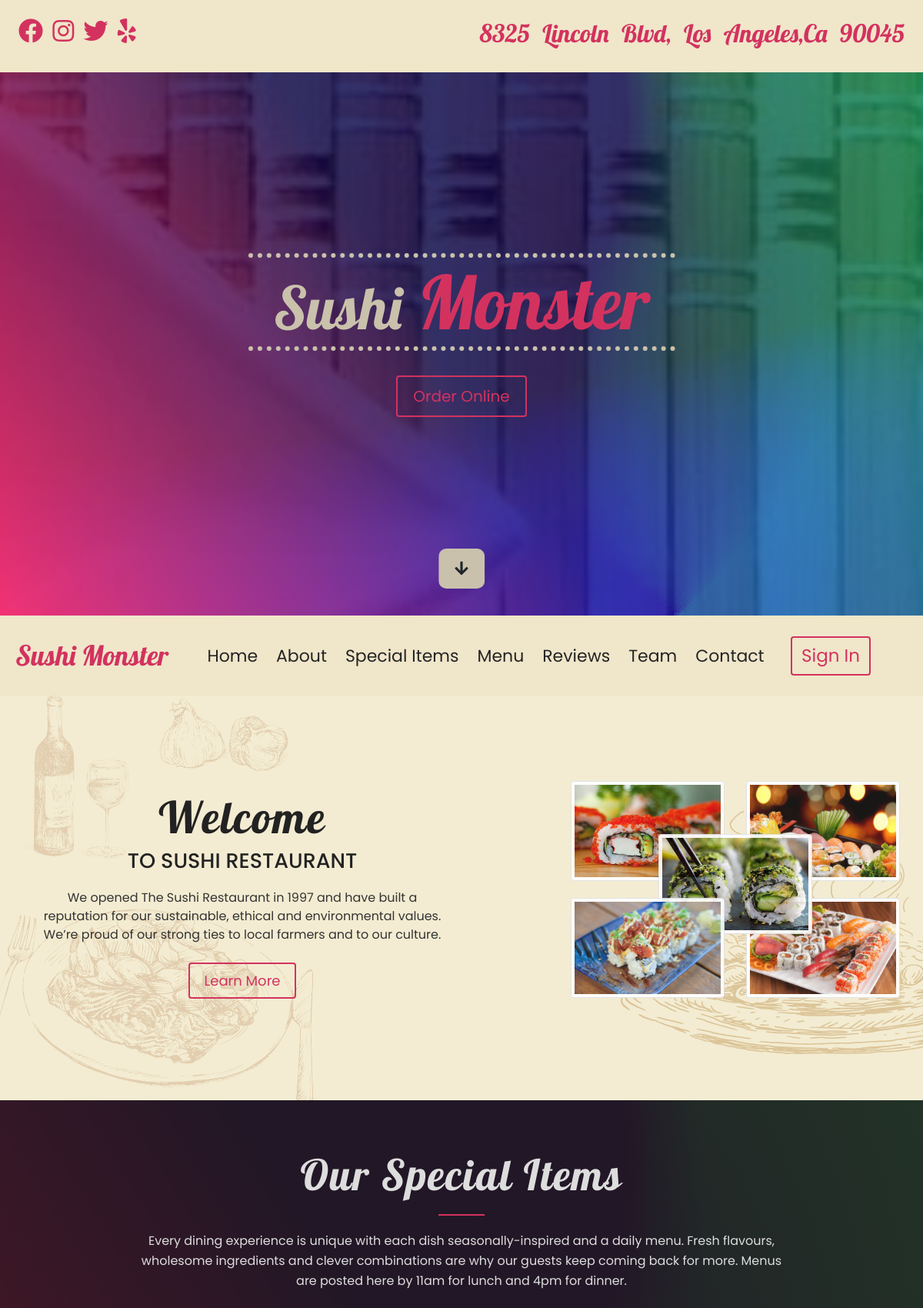
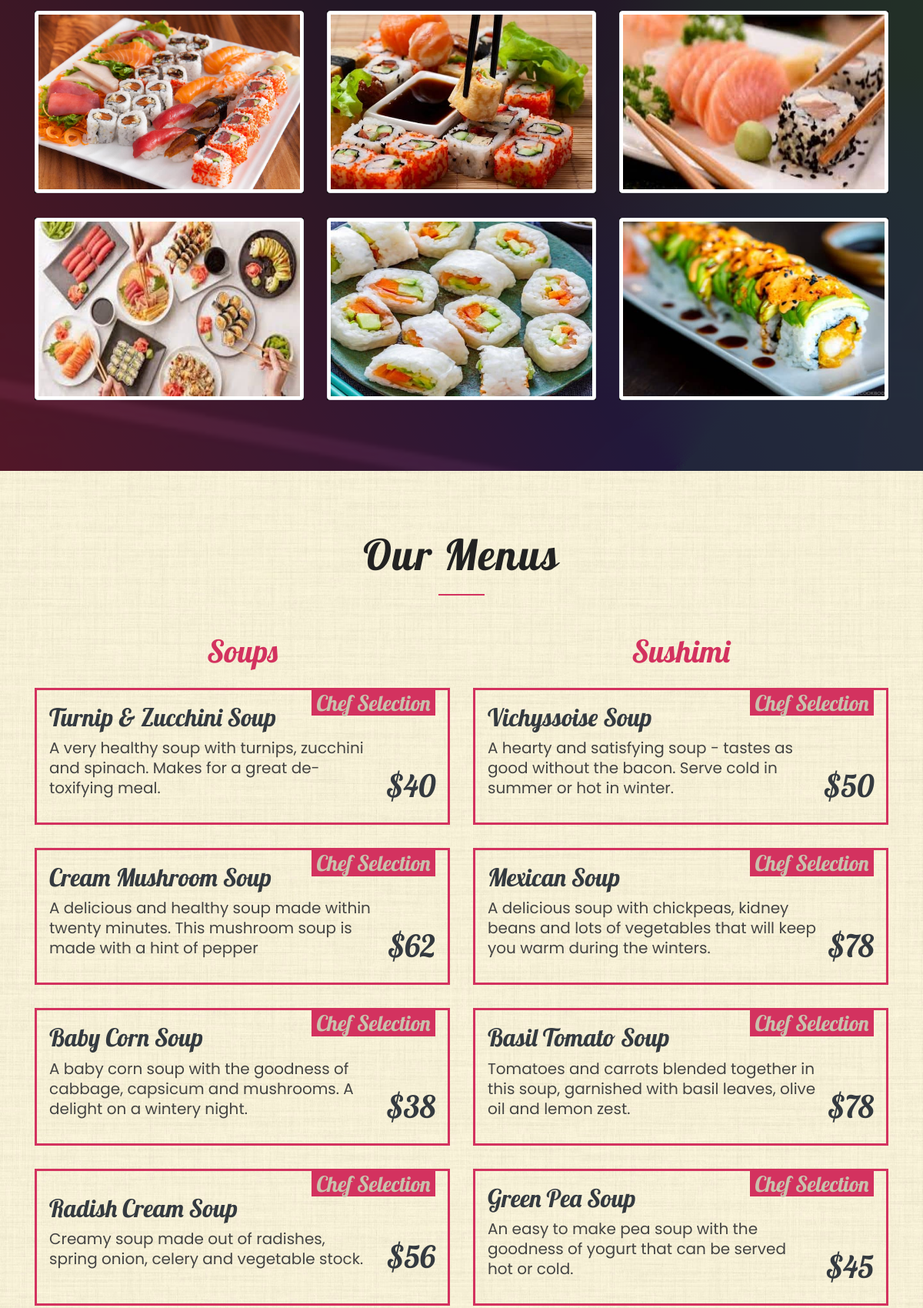
The page / (upper part) on the database its author committed (2 pictures, top to bottom).
### tables this page shows
CREATE TABLE `menu` (
  `menu_id` int(50) NOT NULL,
  `title` varchar(200) NOT NULL,
  `description` varchar(300) NOT NULL,
  `price` varchar(50) NOT NULL
);

### index.php (the view, shortened to what this page needs)
<?php
include "header.php";
?>
    <div class="container-fluid info p-3" id="top-icons">
        <div class="row">
            <div class="col d-flex justify-content-between align items-baseline flex-wrap ">
                <div class="info-icons p-2">
                    <a href="#" class="mr-2 primary-color"><i class="fab fa-facebook fa-2x"></i></a>
                    <a href="#" class="mr-2 primary-color"><i class="fab fa-instagram fa-2x"></i></a>
                    <a href="#" class="mr-2 primary-color"><i class="fab fa-twitter fa-2x"></i></a>
                    <a href="#" class="mr-2 primary-color"><i class="fab fa-yelp fa-2x"></i></a>
                </div>
                <h2 class="primary-color p-2 text-capitalize">8325 lincoln blvd, los angeles,ca 90045</h2>
            </div>
        </div>
    </div>
    <header id="header">
        <div class="container">
            <div class="row height-90 align-items-center justify-content-center">
                <div class="col">
                    <div class="banner text-center">
                        <h1 class="display-1 text-capitalize w-50 mx-auto">
                            <small>sushi</small>
                            <strong class="primary-color">monster</strong>
                        </h1>
                        <a href="" class="btn main-btn sushi-btn my-4 text-capitalize">order online</a>
                    </div>
                </div>
            </div>
        </div>
        <a href="#special-items" class="btn header-link primary color"><i class="fas fa-arrow-down"></i> </a>
    </header>
    <?php
        include "navbar.php";
    ?>
    <section id="about" class="py-5" >
        <div class="container">
            <div class="row">
                <div class="col-md-6 my-4" data-aos="fade-left" data-aos-duration="1000">
                    <h1 class="text-capitalize display-3">Welcome</h1>
                    <p class="sub-tittle">TO sushi Restaurant</p>
                    <p>We opened The Sushi Restaurant in 1997 and have built a reputation for our sustainable, ethical and environmental values.  We’re proud of our strong ties to local farmers and to our culture.</p>
                    <a href="about.php" class="btn main-btn my-2 text-capitalize">Learn more</a>
                </div>
                <div class="col-md-6 about-pictures my-4 d-none d-lg-block" data-aos="fade-right" data-aos-duration="1000">
                    <img src="img/unnamed.jpg" alt="menu" class="img-1 img-thumbnail about-image">
                    <img src="img/1800ss_thinkstock_rf_avocado_sushi.jpg" alt="menu" class="img-2 img-thumbnail about-image">
                    <img src="img/sushi-erika-miami-credit-fujifilmgirl-24.jpg" alt="menu" class="img-3 img-thumbnail about-image">
                    <img src="img/5e4efe32f0201416265717e3.jpg" alt="menu" class="img-4 img-thumbnail about-image">
                    <img src="img/sushi_and_sashimi_for_two.0.jpg" alt="menu" class="img-5 img-thumbnail about-image">
                </div>
            </div>
        </div>
    </section>
    <section class="py-5" id="special-items">
        <div class="container my-3" data-aos="fade-up" data-aos-duration="1000">
            <div class="row parent-container">
                <div class="heading border_btom text-white">
                    <h2>Our Special Items</h2>
                    <p>Every dining experience is unique with each dish seasonally-inspired and a daily menu. Fresh flavours, wholesome ingredients and clever combinations are why our guests keep coming back for more. Menus are posted here by 11am for lunch and 4pm for dinner. </p>
                </div>
                <div class="col-10 mx-auto col-sm-6 col-lg-4 my-3">
                    <div class="item-container">
                        <img src="img/sushi_and_sashimi_for_two.0.jpg" class="img-fluid img-thumbnail item-img" alt="menu-item">
                    </div>
                </div>
                <div class="col-10 mx-auto col-sm-6 col-lg-4 my-3">
                    <div class="item-container">
                        <img src="img/Sushi.jpg" class="img-fluid img-thumbnail item-img" alt="menu-item">
                    </div>
                </div>
                <div class="col-10 mx-auto col-sm-6 col-lg-4 my-3">
                    <div class="item-container">
                        <img src="img/images -(2).jpg" class="img-fluid img-thumbnail item-img" alt="menu-item">
                    </div>
                </div>
                <div class="col-10 mx-auto col-sm-6 col-lg-4 my-3">
                    <div class="item-container">
                        <img src="img/images-- (1).jpg" class="img-fluid img-thumbnail item-img" alt="menu-item">
                    </div>
                </div>
                <div class="col-10 mx-auto col-sm-6 col-lg-4 my-3">
                    <div class="item-container">
                        <img src="img/rice--paper-sushi-image.jpg" class="img-fluid img-thumbnail item-img" alt="menu-item">
                    </div>
                </div>
                <div class="col-10 mx-auto col-sm-6 col-lg-4 my-3">
                    <div class="item-container">
                        <img src="img/Dragon---Roll-0286-I-500x375.jpg" class="img-fluid img-thumbnail item-img" alt="menu-item">
                    </div>
                </div>
            </div>
        </div>
    </section>
    <section id="menu">
        <div class="container" data-aos="zoom-in" data-aos-duration="1000">
            <div class="row">
                <div class="heading border_btom">
                    <h2>Our Menus</h2>
                </div>
                <div class="col-md-12">
                    <?php
                      include "admin/inc/connection.php";
                      $query = "SELECT * FROM menu ORDER BY menu_id DESC LIMIT 8";
                      $result = mysqli_query($connection,$query) or die("Failed");
                      $count = mysqli_num_rows($result);
                                  if($count > 0){
                    ?>
                    <div class="row my-3">
                        <div class="col">
                            <h1 class="primary-color text-center">Soups</h1>
                        </div>
                        <div class="col">
                            <h1 class="primary-color text-center">Sushimi</h1>
                        </div>
                    </div>
                    <div class="special_wrap">
                    <?php
                        while($row = mysqli_fetch_assoc($result)){
                    ?>
                        <div class="single-item p-3 special">
                            <div class="single-item-text">
                                <h2 class="text-capitalize text-dark"><?php echo $row['title']; ?></h2>
                                <p><?php echo $row['description']; ?></p>
                            </div>
                            <div class="single-item-price align-self-end">
                                <h1 class="text-capitalize text-dark"><?php echo $row['price']; ?></h1>
                            </div>
                            <h3 class="special-text text-capitalize">chef selection</h3>
                        </div>
                    <?php
                        }
                    ?>
                <?php
                    }else{
                        echo "No Data";
                }
            ?>
                    </div>
                </div>
            </div>
        </div>
    </section>
<?php
include "footer.php";
?>

### header.php (shortened to what this page needs)
<!DOCTYPE html>
<html lang="en">
<head>
    <link rel="stylesheet" href="https://cdn.jsdelivr.net/gh/fancyapps/fancybox@3.5.7/dist/jquery.fancybox.min.css" />
    <link rel="stylesheet" href="css/fontawesome.min.css">
    <link rel="stylesheet" href="css/aos.css">
    <link rel="stylesheet" href="css/bootstrap.min.css">
    <link rel="stylesheet" href="css/style.css">
</head>
<body>

### navbar.php (shortened to what this page needs)
<nav class="navbar navbar-expand-lg">
        <a href="index.php" class="navbar-brand  primary-color">Sushi Monster</a>
        <div class="collapse navbar-collapse" id="myNavbar">
            <ul class="navbar-nav mx-auto">
                <li class="nav-item">
                    <a href="index.php" class="nav-link text-capitalize">Home</a>
                </li>
                <li class="nav-item">
                    <a href="about.php" class="nav-link text-capitalize">about</a>
                </li>
                <li class="nav-item">
                    <a href="special_items.php" class="nav-link text-capitalize">special items</a>
                </li>
                <li class="nav-item">
                    <a href="menu.php" class="nav-link text-capitalize">menu</a>
                </li>
                <li class="nav-item">
                    <a href="reviews.php" class="nav-link text-capitalize">reviews</a>
                </li>
                <li class="nav-item">
                    <a href="team.php" class="nav-link text-capitalize">team</a>
                </li>
                <li class="nav-item">
                    <a href="contact.php" class="nav-link text-capitalize">contact</a>
                </li>
            </ul>
            <a href="admin/sign-in.php" class="form-inline d-none d-lg-block mr-5">
                <button class="btn nav-btn text-capitalize" type="button">Sign In</button>
            </a>
        </div>
    </nav>

### footer.php (shortened to what this page needs)
</body>
</html>

### rows shown on the page
menu: title "Turnip & Zucchini Soup", description "A very healthy soup with turnips, zucchini and spinach. Makes for a great de-toxifying meal.", price "$40"
menu: title "Vichyssoise Soup", description "A hearty and satisfying soup - tastes as good without the bacon. Serve cold in summer or hot in winter.", price "$50"
menu: title "Cream Mushroom Soup", description "A delicious and healthy soup made within twenty minutes. This mushroom soup is made with a hint of pepper", price "$62"
menu: title "Mexican Soup", description "A delicious soup with chickpeas, kidney beans and lots of vegetables that will keep you warm during the winters.", price "$78"
menu: title "Baby Corn Soup", description "A baby corn soup with the goodness of cabbage, capsicum and mushrooms. A delight on a wintery night.", price "$38"
menu: title "Basil Tomato Soup", description "Tomatoes and carrots blended together in this soup, garnished with basil leaves, olive oil and lemon zest.", price "$78"
menu: title "Radish Cream Soup", description "Creamy soup made out of radishes, spring onion, celery and vegetable stock.", price "$56"
menu: title "Green Pea Soup", description "An easy to make pea soup with the goodness of yogurt that can be served hot or cold.", price "$45"
